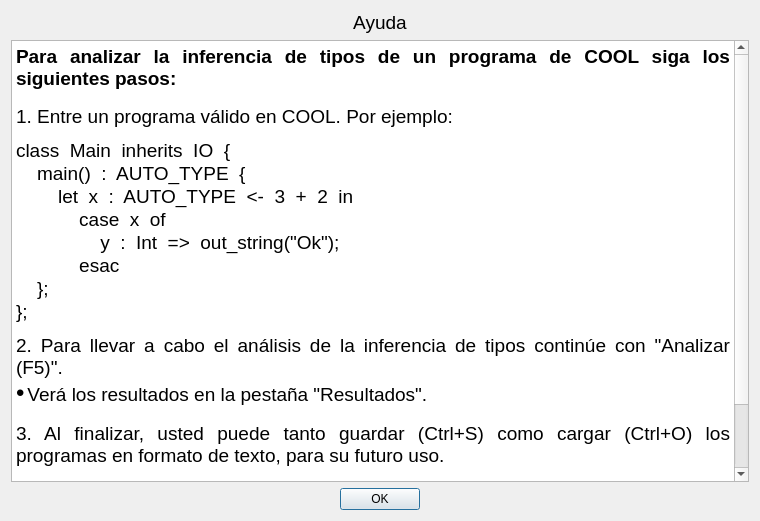
<?xml version="1.0" encoding="UTF-8"?>
<ui version="4.0">
 <class>Ayuda</class>
 <widget class="QDialog" name="Ayuda">
  <property name="geometry">
   <rect>
    <x>0</x>
    <y>0</y>
    <width>760</width>
    <height>521</height>
   </rect>
  </property>
  <property name="windowTitle">
   <string>Ayuda</string>
  </property>
  <property name="windowIcon">
   <iconset>
    <normaloff>images/Qt.ico</normaloff>images/Qt.ico</iconset>
  </property>
  <layout class="QGridLayout" name="gridLayout">
   <item row="2" column="0">
    <widget class="QDialogButtonBox" name="buttonBox">
     <property name="orientation">
      <enum>Qt::Horizontal</enum>
     </property>
     <property name="standardButtons">
      <set>QDialogButtonBox::Ok</set>
     </property>
     <property name="centerButtons">
      <bool>true</bool>
     </property>
    </widget>
   </item>
   <item row="1" column="0">
    <widget class="QTextBrowser" name="textBrowser">
     <property name="html">
      <string>&lt;!DOCTYPE HTML PUBLIC &quot;-//W3C//DTD HTML 4.0//EN&quot; &quot;http://www.w3.org/TR/REC-html40/strict.dtd&quot;&gt;
&lt;html&gt;&lt;head&gt;&lt;meta name=&quot;qrichtext&quot; content=&quot;1&quot; /&gt;&lt;style type=&quot;text/css&quot;&gt;
p, li { white-space: pre-wrap; }
&lt;/style&gt;&lt;/head&gt;&lt;body style=&quot; font-family:'Ubuntu'; font-size:11pt; font-weight:400; font-style:normal;&quot;&gt;
&lt;p align=&quot;justify&quot; style=&quot; margin-top:0px; margin-bottom:0px; margin-left:0px; margin-right:0px; -qt-block-indent:0; text-indent:0px;&quot;&gt;&lt;span style=&quot; font-family:'MS Shell Dlg 2'; font-size:14pt; font-weight:600;&quot;&gt;Para analizar la inferencia de tipos de un programa de COOL siga los siguientes pasos:&lt;/span&gt;&lt;/p&gt;
&lt;p align=&quot;justify&quot; style=&quot; margin-top:0px; margin-bottom:0px; margin-left:0px; margin-right:0px; -qt-block-indent:0; text-indent:0px;&quot;&gt;&lt;span style=&quot; font-family:'MS Shell Dlg 2'; font-size:10pt; font-weight:600;&quot;&gt; &lt;/span&gt;&lt;/p&gt;
&lt;p align=&quot;justify&quot; style=&quot; margin-top:0px; margin-bottom:0px; margin-left:0px; margin-right:0px; -qt-block-indent:0; text-indent:0px;&quot;&gt;&lt;span style=&quot; font-family:'MS Shell Dlg 2'; font-size:14pt;&quot;&gt;1. Entre un programa válido en COOL. Por ejemplo:&lt;/span&gt;&lt;/p&gt;
&lt;p align=&quot;justify&quot; style=&quot; margin-top:0px; margin-bottom:0px; margin-left:0px; margin-right:0px; -qt-block-indent:0; text-indent:0px;&quot;&gt;&lt;span style=&quot; font-family:'MS Shell Dlg 2'; font-size:7pt;&quot;&gt; &lt;/span&gt;&lt;/p&gt;
&lt;p align=&quot;justify&quot; style=&quot; margin-top:0px; margin-bottom:0px; margin-left:0px; margin-right:0px; -qt-block-indent:0; text-indent:0px;&quot;&gt;&lt;span style=&quot; font-family:'MS Shell Dlg 2'; font-size:14pt;&quot;&gt;class  Main  inherits  IO  {&lt;/span&gt;&lt;/p&gt;
&lt;p style=&quot; margin-top:0px; margin-bottom:0px; margin-left:0px; margin-right:0px; -qt-block-indent:0; text-indent:0px;&quot;&gt;&lt;span style=&quot; font-family:'MS Shell Dlg 2'; font-size:14pt;&quot;&gt;    main()  :  AUTO_TYPE  {&lt;/span&gt;&lt;/p&gt;
&lt;p style=&quot; margin-top:0px; margin-bottom:0px; margin-left:0px; margin-right:0px; -qt-block-indent:0; text-indent:0px;&quot;&gt;&lt;span style=&quot; font-family:'MS Shell Dlg 2'; font-size:14pt;&quot;&gt;        let  x  :  AUTO_TYPE  &amp;lt;-  3  +  2  in&lt;/span&gt;&lt;/p&gt;
&lt;p style=&quot; margin-top:0px; margin-bottom:0px; margin-left:0px; margin-right:0px; -qt-block-indent:0; text-indent:0px;&quot;&gt;&lt;span style=&quot; font-family:'MS Shell Dlg 2'; font-size:14pt;&quot;&gt;            case  x  of&lt;/span&gt;&lt;/p&gt;
&lt;p style=&quot; margin-top:0px; margin-bottom:0px; margin-left:0px; margin-right:0px; -qt-block-indent:0; text-indent:0px;&quot;&gt;&lt;span style=&quot; font-family:'MS Shell Dlg 2'; font-size:14pt;&quot;&gt;                y  :  Int  =&amp;gt;  out_string(&amp;quot;Ok&amp;quot;);&lt;/span&gt;&lt;/p&gt;
&lt;p style=&quot; margin-top:0px; margin-bottom:0px; margin-left:0px; margin-right:0px; -qt-block-indent:0; text-indent:0px;&quot;&gt;&lt;span style=&quot; font-family:'MS Shell Dlg 2'; font-size:14pt;&quot;&gt;            esac&lt;/span&gt;&lt;/p&gt;
&lt;p style=&quot; margin-top:0px; margin-bottom:0px; margin-left:0px; margin-right:0px; -qt-block-indent:0; text-indent:0px;&quot;&gt;&lt;span style=&quot; font-family:'MS Shell Dlg 2'; font-size:14pt;&quot;&gt;    };&lt;/span&gt;&lt;/p&gt;
&lt;p style=&quot; margin-top:0px; margin-bottom:0px; margin-left:0px; margin-right:0px; -qt-block-indent:0; text-indent:0px;&quot;&gt;&lt;span style=&quot; font-family:'MS Shell Dlg 2'; font-size:14pt;&quot;&gt;};&lt;/span&gt;&lt;/p&gt;
&lt;p align=&quot;justify&quot; style=&quot; margin-top:0px; margin-bottom:0px; margin-left:0px; margin-right:0px; -qt-block-indent:0; text-indent:0px;&quot;&gt;&lt;span style=&quot; font-family:'MS Shell Dlg 2'; font-size:7pt;&quot;&gt; &lt;/span&gt;&lt;/p&gt;
&lt;p align=&quot;justify&quot; style=&quot; margin-top:0px; margin-bottom:0px; margin-left:0px; margin-right:0px; -qt-block-indent:0; text-indent:0px;&quot;&gt;&lt;span style=&quot; font-family:'MS Shell Dlg 2'; font-size:14pt;&quot;&gt;2. Para llevar a cabo el análisis de la inferencia de tipos continúe con &amp;quot;Analizar (F5)&amp;quot;.&lt;/span&gt;&lt;/p&gt;
&lt;p align=&quot;justify&quot; style=&quot; margin-top:0px; margin-bottom:0px; margin-left:0px; margin-right:0px; -qt-block-indent:0; text-indent:0px;&quot;&gt;&lt;span style=&quot; font-family:'Consolas,Courier New,monospace'; font-size:18pt; color:#000000;&quot;&gt;•&lt;/span&gt;&lt;span style=&quot; font-family:'Consolas,Courier New,monospace'; font-size:8pt; color:#e6db74;&quot;&gt; &lt;/span&gt;&lt;span style=&quot; font-family:'MS Shell Dlg 2'; font-size:14pt;&quot;&gt;Verá los resultados en la pestaña &amp;quot;Resultados&amp;quot;.&lt;/span&gt;&lt;/p&gt;
&lt;p align=&quot;justify&quot; style=&quot; margin-top:0px; margin-bottom:0px; margin-left:0px; margin-right:0px; -qt-block-indent:0; text-indent:0px;&quot;&gt;&lt;span style=&quot; font-family:'MS Shell Dlg 2'; font-size:10pt;&quot;&gt; &lt;/span&gt;&lt;/p&gt;
&lt;p align=&quot;justify&quot; style=&quot; margin-top:0px; margin-bottom:0px; margin-left:0px; margin-right:0px; -qt-block-indent:0; text-indent:0px;&quot;&gt;&lt;span style=&quot; font-family:'MS Shell Dlg 2'; font-size:14pt;&quot;&gt;3. Al finalizar, usted puede tanto guardar (Ctrl+S) como cargar (Ctrl+O) los programas en formato de texto, para su futuro uso.&lt;/span&gt;&lt;/p&gt;
&lt;p align=&quot;justify&quot; style=&quot; margin-top:0px; margin-bottom:0px; margin-left:0px; margin-right:0px; -qt-block-indent:0; text-indent:0px;&quot;&gt;&lt;span style=&quot; font-family:'MS Shell Dlg 2'; font-size:10pt;&quot;&gt; &lt;/span&gt;&lt;/p&gt;
&lt;p align=&quot;justify&quot; style=&quot; margin-top:0px; margin-bottom:0px; margin-left:0px; margin-right:0px; -qt-block-indent:0; text-indent:0px;&quot;&gt;&lt;span style=&quot; font-family:'MS Shell Dlg 2'; font-size:14pt;&quot;&gt;4. También se ofrecen las opciones &amp;quot;Acerca de los autores&amp;quot;, &amp;quot;Acerca de Inferencia de Tipos&amp;quot; y &amp;quot;Ayuda (F1)&amp;quot;.&lt;/span&gt;&lt;/p&gt;
&lt;p align=&quot;justify&quot; style=&quot; margin-top:0px; margin-bottom:0px; margin-left:0px; margin-right:0px; -qt-block-indent:0; text-indent:0px;&quot;&gt;&lt;span style=&quot; font-family:'Consolas,Courier New,monospace'; font-size:18pt; color:#000000;&quot;&gt;•&lt;/span&gt;&lt;span style=&quot; font-family:'Consolas,Courier New,monospace'; font-size:8pt; color:#e6db74;&quot;&gt; &lt;/span&gt;&lt;span style=&quot; font-family:'MS Shell Dlg 2'; font-size:14pt;&quot;&gt;Estas opciones ofrecen información básica.&lt;/span&gt;&lt;/p&gt;&lt;/body&gt;&lt;/html&gt;</string>
     </property>
    </widget>
   </item>
   <item row="0" column="0">
    <widget class="QLabel" name="label">
     <property name="font">
      <font>
       <family>Tahoma</family>
       <pointsize>14</pointsize>
      </font>
     </property>
     <property name="text">
      <string>&lt;html&gt;&lt;head/&gt;&lt;body&gt;&lt;p align=&quot;center&quot;&gt;Ayuda&lt;/p&gt;&lt;/body&gt;&lt;/html&gt;</string>
     </property>
    </widget>
   </item>
  </layout>
 </widget>
 <resources/>
 <connections>
  <connection>
   <sender>buttonBox</sender>
   <signal>accepted()</signal>
   <receiver>Ayuda</receiver>
   <slot>accept()</slot>
   <hints>
    <hint type="sourcelabel">
     <x>248</x>
     <y>254</y>
    </hint>
    <hint type="destinationlabel">
     <x>157</x>
     <y>274</y>
    </hint>
   </hints>
  </connection>
  <connection>
   <sender>buttonBox</sender>
   <signal>rejected()</signal>
   <receiver>Ayuda</receiver>
   <slot>reject()</slot>
   <hints>
    <hint type="sourcelabel">
     <x>316</x>
     <y>260</y>
    </hint>
    <hint type="destinationlabel">
     <x>286</x>
     <y>274</y>
    </hint>
   </hints>
  </connection>
 </connections>
</ui>
